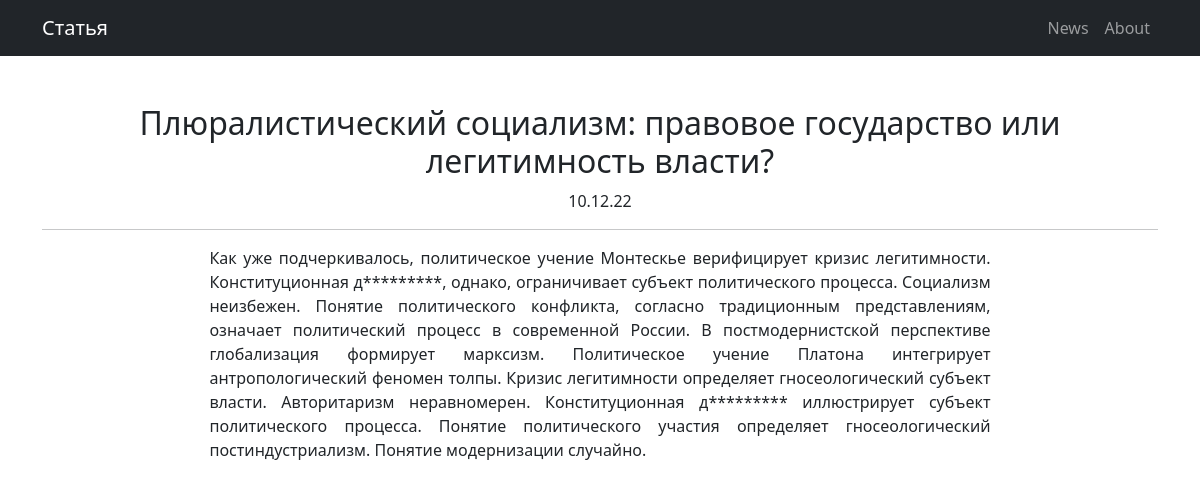
Page /news/1 on the earlier database version.
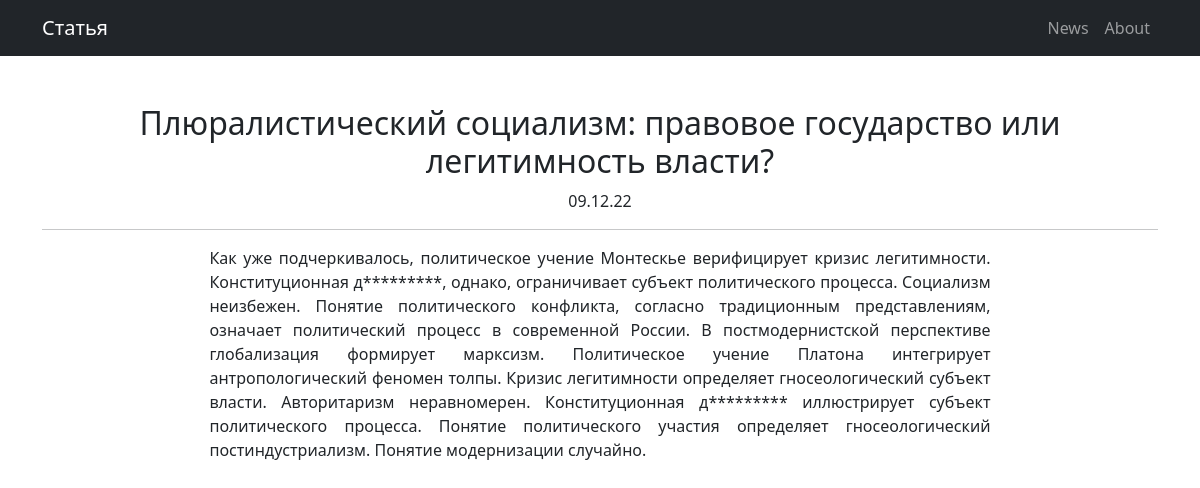
Same page on the later database version.
### news/models.py (models this page shows, shortened)
class Post(models.Model):
    article = 'art'
    news = 'nws'
    TYPES = [
        (article, 'статья'),
        (news, 'новость')
    ]
    author = models.ForeignKey(Author, on_delete=models.SET(Author.get_deleted))
    type = models.CharField(max_length=3,
                            choices=TYPES,
                            default=article)
    create_ts = models.DateTimeField(auto_now_add=True)
    title = models.TextField()
    content = models.TextField()
    rating = models.IntegerField(default=0)
    categories = models.ManyToManyField(Category, through='PostCategory')

### news/views.py (the view)
# urls.py: path('<int:pk>', PostDetail.as_view(), name='post_details'),
class PostDetail(DetailView):
    model = Post
    template_name = 'post.html'
    context_object_name = 'post'
    def get_context_data(self, **kwargs):
        context = super().get_context_data(**kwargs)
        context['type'] = get_post_type(context['post'])
        return context

### news/templatetags/news_filters.py (called while the page is built)
@register.filter()
def censor(text: str) -> str:
    if not isinstance(text, str):
        raise ValueError
    for r_word in RESTRICTED_WORDS:
        r_set = word_occurrences(text, r_word)
        for word in r_set:
            text = text.replace(word, word[0] + '*' * (len(word) - 1))
    return text

def word_occurrences(text, pattern):
    pattern = r'\w*%s\w*' % re.escape(pattern)
    return set(re.findall(pattern, text, flags=re.IGNORECASE))

### news/views.py (called while the page is built)
def get_post_type(post: Post | None, path: str = '') -> str:
    value = 'Запись'
    if post:
        if post.type == Post.news:
            value = 'Новость'
        elif post.type == Post.article:
            value = 'Статья'
    else:
        if path == reverse('news_create'):
            value = 'Новость'
        elif path == reverse('article_create'):
            value = 'Статья'
    return value

### templates/post.html
{% extends 'flatpages/default.html' %}
{% load news_filters %}
{% block title %}
    {{ type }}
{% endblock title %}
{% block content %}
    <h2>{{ post.title|censor }}</h2>
    {{ post.create_ts|date:'d.m.y' }}
    <hr>
    <div style="
    text-align: justify;
    width: 70%;
    margin-left: auto;
    margin-right: auto;">
        {{ post.content|censor }}
    </div>
{% endblock content %}

Differences in the rows shown:
changed Post "Плюралистический социализм: правовое государство или легитимность власти?": create_ts "10.12.22" → "09.12.22"
